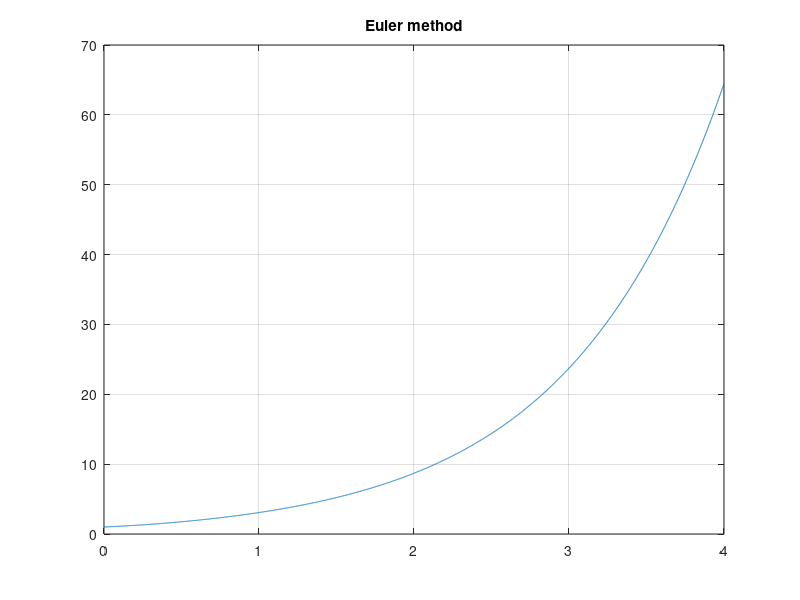
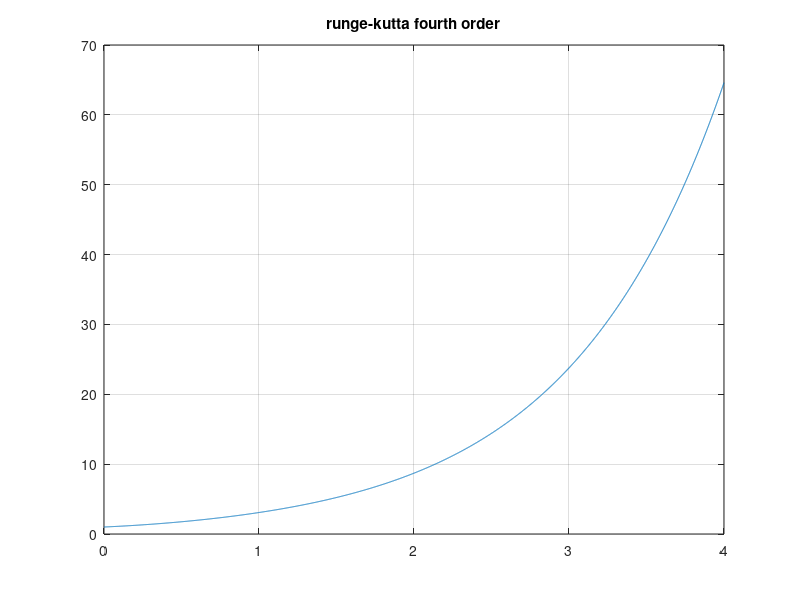
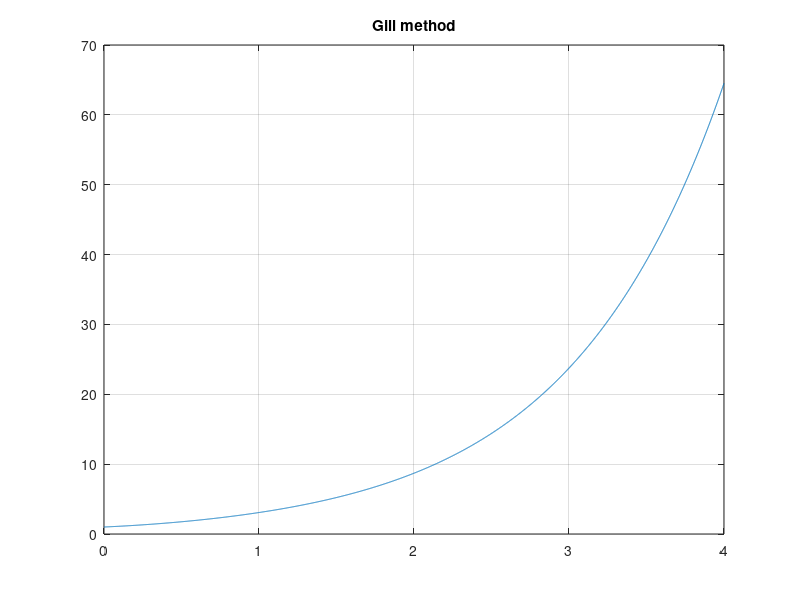

Write MATLAB code to recreate these figures, in order.
clc; clear; close all

%% defining constants and equations (changes for every question)
f = @(x,y) sin(x)/y + y;
x_start = 0;
x_end   = 4;
dx = 0.001;
x = x_start:dx:x_end;
y = zeros(1,length(x));  y(1) = 1;

%% Euler method
i = 1;
while i < length(x)
    k1 = f(x(i),y(:,i));
    y(:,i+1) = y(:,i) + k1*dx;
    i = i + 1;
end
figure(1)
plot(x,y(1,:));grid
title("Euler method")

%% Heon method
%i = 1;
%while i < length(x)
%    k1 = f(x(i),y(:,i));
%    k2 = f(x(i) + dx, y(:,i) + k1*dx);
%    y(:,i+1)  = y(:,i) + dx/2 * ( k1 + k2);
%    i = i + 1;
%end
%figure(2)
%plot(x,y(1,:));grid
%title("heon method")

%% runge-kutta third order method
%i = 1;
%while i < length(x)
%    k1 = f(x(i),y(:,i));
%    k2 = f(x(i) + dx/2, y(:,i) + k1*dx/2);
%    k3 = f(x(i) + dx, y(:,i) + 2*k2*dx - dx*k1);
%    y(:,i+1)  = y(:,i) + dx/6 * ( k1 + 4*k2 + k3);
%    i = i + 1;
%end
%figure(3)
%plot(x,y(1,:));grid
%title("runge-kutta third order")

%% runge-kutta fourth order method
i = 1;
while i < length(x)
    k1 = f(x(i),y(:,i));
    k2 = f(x(i) + dx/2, y(:,i) + k1*dx/2);
    k3 = f(x(i) + dx/2, y(:,i) + k2*dx/2);
    k4 = f(x(i) + dx  , y(:,i) + k3*dx  );
    y(:,i+1)  = y(:,i) + dx/6 * ( k1 + 2*k2 + 2*k3 + k4);
    i = i + 1;
end
figure(4)
plot(x,y(1,:));grid
title("runge-kutta fourth order")

%% runge-kutta merson method
%i = 1;
%while i < length(x)
%    k1 = f(x(i),y(:,i));
%    k2 = f(x(i) + dx/3, y(:,i) + k1*dx/3);
%    k3 = f(x(i) + dx/3, y(:,i) + k1*dx/6 + k2*dx/6);
%    k4 = f(x(i) + dx/2, y(:,i) + k1*dx/8 + 3*k3*dx/8);
%    k5 = f(x(i) + dx  , y(:,i) + k1*dx/2 - 3*k3*dx/2 + 2*dx*k4);
%    y(:,i+1)  = y(:,i) + dx/6 * ( k1 + 4*k4 + k5);
%    i = i + 1;
%end
%figure(5)
%plot(x,y(1,:));grid
%title("runge-kutta merson")

%% Gill method
i = 1;
while i < length(x)
    k1 = f(x(i),y(:,i));
    k2 = f(x(i) + dx/2, y(:,i) + k1*dx/2);
    k3 = f(x(i) + dx/2, y(:,i) + (-1/2 + 1/sqrt(2))*dx*k1 + (1/2 - 1/sqrt(2))*dx*k2);
    k4 = f(x(i) + dx  , y(:,i) - k1*dx/sqrt(2) + (1/2 + 1/sqrt(2))*dx*k2);
    y(:,i+1)  = y(:,i) + dx/6 * ( k1 + 2*(1-1/sqrt(2))*k2 + 2*(1+1/sqrt(2))*k3 + k4);
    i = i + 1;
end
figure(6)
plot(x,y(1,:));grid
title("Gill method")
